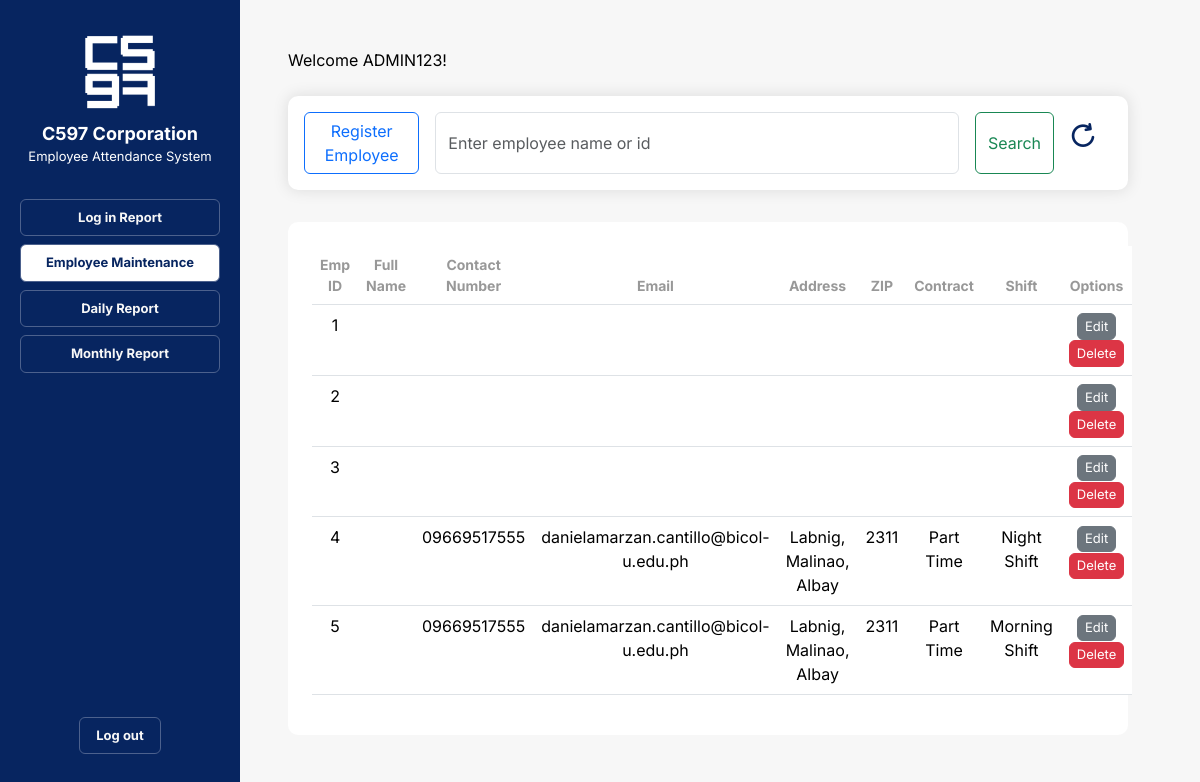
The page /employee-maintenance.php on the database as committed earlier.
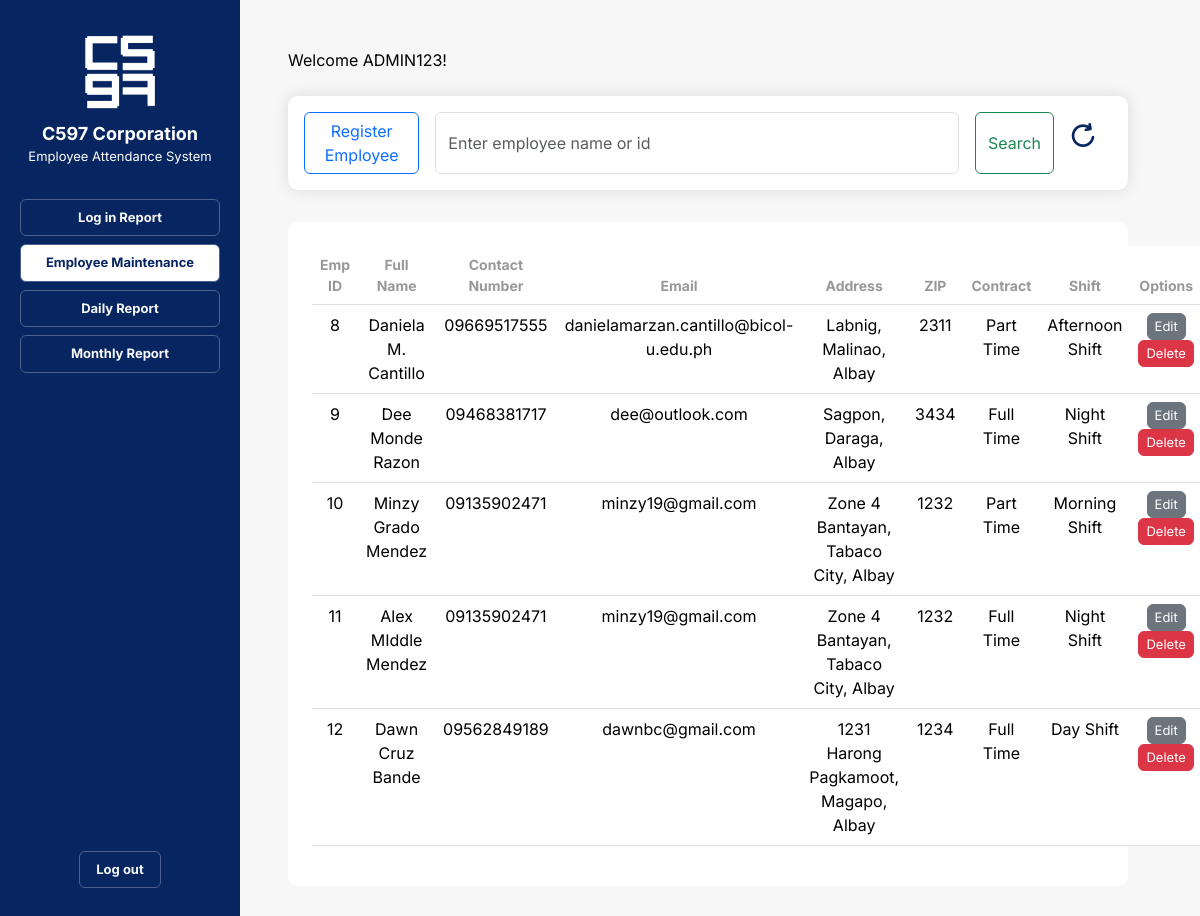
The same page on the database as committed later.
### tables this page shows
CREATE TABLE `employee` (
  `emp_id` int(11) NOT NULL,
  `password` varchar(30) NOT NULL,
  `first_name` varchar(50) DEFAULT NULL,
  `middle_name` varchar(50) DEFAULT NULL,
  `last_name` varchar(50) DEFAULT NULL,
  `address` varchar(100) DEFAULT NULL,
  `zip` varchar(4) DEFAULT NULL,
  `contact_number` varchar(11) DEFAULT NULL,
  `email_address` varchar(50) DEFAULT NULL,
  `contract` varchar(50) NOT NULL,
  `shift` varchar(25) NOT NULL
);

### employee-maintenance.php (the view, shortened to what this page needs)
<!DOCTYPE html>
<html lang="en">
<head>
    <link rel="stylesheet" href="https://cdn.jsdelivr.net/npm/bootstrap@5.3.2/dist/css/bootstrap.min.css">
    <link rel="stylesheet" href="css/nav-bar.css">
    <link rel="stylesheet" href="css/employee-maintenance.css">
</head>
<body class="container-fluid">
    <div class="container-fluid row gap-0">
        <?php
            include('nav-bar.php');
        ?>
        <div class="right_panel container p-5">
            <p class="title_2">Welcome <span class="admin_name" id="admin_name">ADMIN123</span>!</p>
            <div class="container mt-4 row gap-3">
                <div class="col col-12 p-0">
                    <div class="row m-0 gap-3">
                        <div class="grey_container col col-12-sm p-0 mx-0 text-center justify-content-evenly">
                            <div class="col col-12 card p-3">
                                <form class="d-flex" method="get">
                                    <button type="button" class="register_button btn me-3 btn-outline-primary"><a class="nav-link" href="employee-registration.php">Register Employee</a></button>
                                    <input class="form-control me-3" type="text" placeholder="Enter employee name or id" name="emp_id">
                                    <input class="search_button btn btn-outline-success" type="submit" value="Search">
                                    <a href="employee-maintenance.php"><button type="button" class="btn"><img id="exit-button-img" src="images/refresh.png"></button></a>
                                </form>
                              </div>
                        </div>
                        <div class="white_container row mt-3 p-4 mx-0 text-center justify-content-evenly">
                            <table class="table">
                                <thead>
                                    <tr>
                                    <th scope="col">Emp ID</th>
                                    <th scope="col">Full Name</th>
                                    <th scope="col">Contact Number</th>
                                    <th scope="col">Email</th>
                                    <th scope="col">Address</th>
                                    <th scope="col">ZIP</th>
                                    <th scope="col">Contract</th>
                                    <th scope="col">Shift</th>
                                    <th scope="col">Options</th>
                                    </tr>
                                </thead>
                                <tbody class="">
                                <?php
                                    include "connection.php";
                                    if (isset($_GET["emp_id"])) {
                                        $emp_id = $_GET["emp_id"];
                                        if (!$emp_id) {
                                            echo "<script> ('Employeee ID Not Specificied!');  window.location.href = 'employee-maintenance.php'</script>";
                                            return;
                                        }
                                        $sql = "SELECT * FROM employee WHERE emp_id = '" . $emp_id . "' OR CONCAT(first_name, ' ', middle_name, ' ', last_name) LIKE '%" . $emp_id . "%'";
                                        $result = mysqli_query($conn, $sql);
                                        if (!$result) {
                                            echo "<p class='error'>Error: " . mysqli_error() . "</p>";
                                            return;
                                        }
                                        if (mysqli_num_rows($result) > 0) {
                                            while ($row = mysqli_fetch_assoc($result)) {
                                                echo "<tr>";
                                                echo "<td>" . $row["emp_id"] . "</td>";
                                                echo "<td>" . $row["first_name"] . " " . $row["middle_name"] . " " . $row["last_name"] . "</td>";
                                                echo "<td>" . $row["contact_number"] . "</td>";
                                                echo "<td>" . $row["email_address"] . "</td>";
                                                echo "<td>" . $row["address"] . "</td>";
                                                echo "<td>" . $row["zip"] . "</td>";
                                                echo "<td>" . $row["contract"] . "</td>";
                                                echo "<td>" . $row["shift"] . "</td>";
                                                echo "<td>
                                                        <div class='btn_container me-0'>
                                                            <button class='btn btn-outline-dark'><a href='employee-edit.php?emp_id=" . $row["emp_id"] . "' class='nav-link'>Edit</a></button>
                                                            <button class='btn btn-outline-danger'><a href='employee-delete.php?emp_id=" . $row["emp_id"] . "' class='nav-link'>Delete</a></button>
                                                        </div>
                                                    </td>";
                                                echo "</tr>";
                                            }
                                        } else {
                                            echo "<tr><td colspan='9'>Employee not found!</td></tr>";
                                        }
                                    } else {
                                        $sql = "SELECT * FROM employee";
                                        $result = mysqli_query($conn, $sql);
                                        if (mysqli_num_rows($result) > 0) {
                                            while ($row = mysqli_fetch_assoc($result)) {
                                                echo "<tr>";
                                                echo "<td>" . $row["emp_id"] . "</td>";
                                                echo "<td>" . $row["first_name"] . " " . $row["middle_name"] . " " . $row["last_name"] . "</td>";
                                                echo "<td>" . $row["contact_number"] . "</td>";
                                                echo "<td>" . $row["email_address"] . "</td>";
                                                echo "<td>" . $row["address"] . "</td>";
                                                echo "<td>" . $row["zip"] . "</td>";
                                                echo "<td>" . $row["contract"] . "</td>";
                                                echo "<td>" . $row["shift"] . "</td>";
                                                echo "<td>
                                                        <div class='btn_container me-0'>
                                                            <button class='btn btn-secondary'><a href='employee-edit.php?emp_id=" . $row["emp_id"] . "' class='nav-link'>Edit</a></button>
                                                            <button class='btn btn-danger'><a href='employee-delete.php?emp_id=" . $row["emp_id"] . "' class='nav-link'>Delete</a></button>
                                                        </div>
                                                    </td>";
                                                echo "</tr>";
                                            }
                                        } else {
                                            echo "No employees found.";
                                        }
                                    }
                                ?>
                            </tbody>
                            </table>
                        </div>
                    </div>
            </div>
        </div>
    </div>
</body>
</html>

### nav-bar.php
<div class="left_panel sticky-top container text-center pt-3">
    <img class="mt-3" src="images/company-logo.png" alt="C597 Corporation Logo">
    <p class="company_name mt-2 mb-0">C597 Corporation</p>
    <p class="system_name">Employee Attendance System</p>
    <nav class="nav flex-column nav-pills mt-4 p-2 gap-2">
        <a class="nav_button nav-link" href="login-report.php">Log in Report</a>
        <a class="nav_button nav-link" href="employee-maintenance.php">Employee Maintenance</a>
        <a class="nav_button nav-link" href="daily-report.php">Daily Report</a>
        <a class="nav_button nav-link" href="monthly-report.php">Monthly Report</a>
        <span class="log_out_button mb-3"><a class="nav_button nav-link" href="admin-login.php">Log out</a></span>
    </nav>
</div>

### css/nav-bar.css (style rules this page uses)
body { font-family: 'Inter', sans-serif; }
.company_name { font-size: large; font-weight: bold; }
.left_panel { background-color: #072560; color: white; position: fixed; overflow: auto; width: 20%; height: 100%; bottom: 0; }
.left_panel img { width: 80px; height: 80px; }
.log_out_button { display: block; position: fixed; bottom: 30px; align-self: center; }
.nav { font-size: 13px; font-weight: bold; }
.nav_button { border: 1px solid #4C618D; color: #F7F7F7; }
.nav-link[aria-current="page"] { background: white; color: #072560; }
.system_name { margin: 0; padding: 0; font-size: small; }

### css/employee-maintenance.css (style rules this page uses)
a { margin: 0; padding: 0; }
body { font-family: 'Inter', sans-serif; background: #f7f7f7; }
.btn_container .btn { font-size: 13px; padding: 2.5px 7px; }
.card { border: none; border-radius: 10px; box-shadow: 0 0 15px 1px rgba(0, 0, 0, 0.1); }
.container-fluid { margin: 0; padding: 0; }
.grey_container { background-color: #efefefa5; border-radius: 10px; }
.right_panel { width: 80%; margin-left: 20%; display: inline-block; background-color: #F7F7F7; color: black; min-height: 100vh; }
.table th { color: #989898; }
.table th, .table_body td { font-size: 14px; }
.white_container { background-color: #fff; border-radius: 10px; padding: 10px; }

Rows that differ between the two databases and show on the page:
removed employee: emp_id "1"
removed employee: emp_id "2"
removed employee: emp_id "3"
removed employee: emp_id "4", contact_number "09669517555", email_address "danielamarzan.cantillo@bicol-u.edu.ph", address "Labnig, Malinao, Albay", zip "2311", contract "Part Time", shift "Night Shift"
removed employee: emp_id "5", contact_number "09669517555", email_address "danielamarzan.cantillo@bicol-u.edu.ph", address "Labnig, Malinao, Albay", zip "2311", contract "Part Time", shift "Morning Shift"
added employee: emp_id "8", first_name "Daniela", middle_name "M.", last_name "Cantillo", contact_number "09669517555", email_address "danielamarzan.cantillo@bicol-u.edu.ph", address "Labnig, Malinao, Albay", zip "2311", contract "Part Time", shift "Afternoon Shift"
added employee: emp_id "9", first_name "Dee", middle_name "Monde", last_name "Razon", contact_number "09468381717", email_address "dee@outlook.com", address "Sagpon, Daraga, Albay", zip "3434", contract "Full Time", shift "Night Shift"
added employee: emp_id "10", first_name "Minzy", middle_name "Grado", last_name "Mendez", contact_number "09135902471", email_address "minzy19@gmail.com", address "Zone 4 Bantayan, Tabaco City, Albay", zip "1232", contract "Part Time", shift "Morning Shift"
added employee: emp_id "11", first_name "Alex", middle_name "MIddle", last_name "Mendez", contact_number "09135902471", email_address "minzy19@gmail.com", address "Zone 4 Bantayan, Tabaco City, Albay", zip "1232", contract "Full Time", shift "Night Shift"
added employee: emp_id "12", first_name "Dawn", middle_name "Cruz", last_name "Bande", contact_number "09562849189", email_address "dawnbc@gmail.com", address "1231 Harong Pagkamoot, Magapo, Albay", zip "1234", contract "Full Time", shift "Day Shift"
